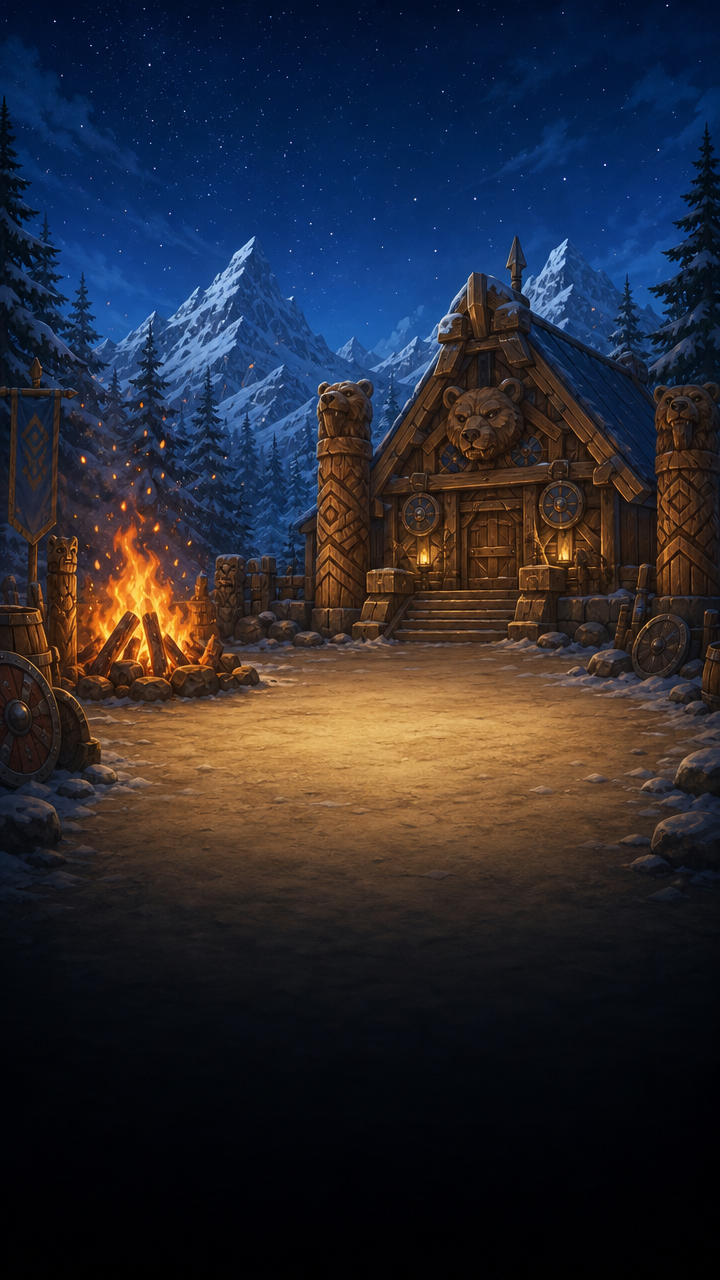
#> input picture art_sources/champions/barbarian.png, 720 x 1280 px, given in place of knight.png, which was not available
$ python build_champion_art.py
#> lines starting #> are read from the running program, lines starting #| are printed output that depends on the picture
#!/usr/bin/env python3
"""The champions' paintings (0.31.187, Kevin: "When clicking on a champion, make a customized window for them that pops up
that is themed around them ... Use art and effects that match each characters lore").

Sources: art_sources/champions/<hid>.png -- ElevenLabs gpt-image-2, 9:16 at 1K (720 x 1280), medium quality, the Market
banner (assets/ui/v2/art_shop.webp) as the style reference, one take each; flow "Fatebound champions 0.31.187";
prompts.json has each prompt. Each is the champion's own place, empty, with open ground a third to two thirds of the
way down for him to stand on and a dark, quiet bottom third for the window's text.

Writes, for each of the 18:
  assets/ui/champions/<hid>.webp        the window's backdrop, 720 x 1280
  assets/ui/champions/cards/<hid>.webp  the Locker card's crop: the scene round the open ground, 3:4, 180 x 240

  python3 tools/build_champion_art.py      (pillow)
"""
import os

from PIL import Image

GODOT = os.path.dirname(os.path.dirname(os.path.abspath(__file__)))
SRC = os.path.join(os.path.dirname(GODOT), "art_sources", "champions")
OUT = os.path.join(GODOT, "assets", "ui", "champions")
HEROES = ["knight", "barbarian", "rogue", "ranger", "mage", "priest", "crusader", "berserker", "assassin", "sniper",
          "archmage", "necromancer", "golem", "dragoon", "duelist", "stormcaller", "musketeer", "druid"]
CARD = (180, 240)


def main():
    os.makedirs(os.path.join(OUT, "cards"), exist_ok=True)
    for h in HEROES:
        im = Image.open(os.path.join(SRC, h + ".png")).convert("RGB")
#> im is the input picture: PIL image 720x1280 RGB; mean R, G, B 40.3, 41.2, 51
        if im.size != (720, 1280):
            im = im.resize((720, 1280), Image.LANCZOS)
        im.save(os.path.join(OUT, h + ".webp"), "WEBP", quality=84, method=6)
        # the card: 600 x 800 round the open ground (centred across, from 9 % down)
        top = int(1280 * 0.09)
        crop = im.crop((60, top, 660, top + 800)).resize(CARD, Image.LANCZOS)
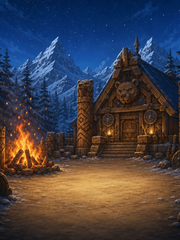
#> crop: PIL image 180x240 RGB; mean R, G, B 67.1, 63.9, 71.8
#> pass 3 of the loop in main, `for h in HEROES:`:
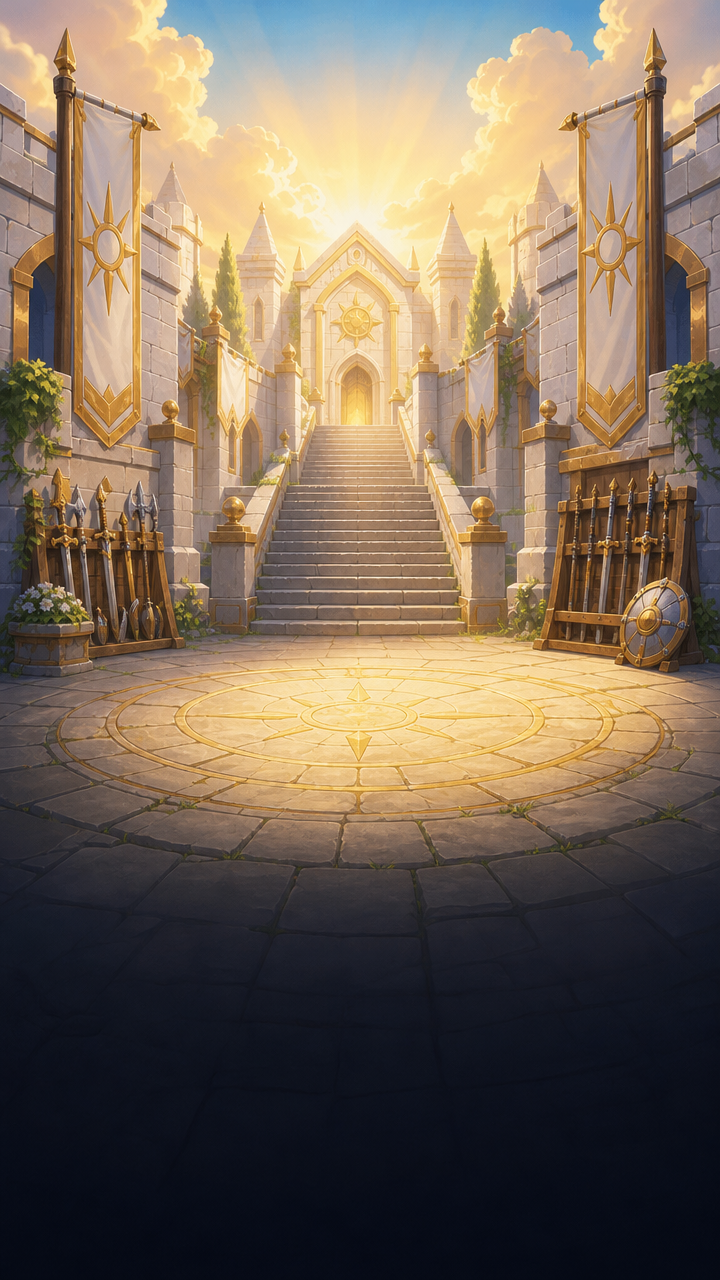
#> input picture art_sources/champions/crusader.png, 720 x 1280 px, given in place of rogue.png, which was not available
#> in main, im is the input picture: PIL image 720x1280 RGB; mean R, G, B 121.5, 105.5, 88.3
#> in main, `crop = im.crop((60, top, 660, top + 800)).resize(CARD, Image.LANCZOS)`:
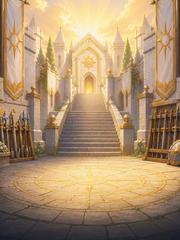
#> crop: PIL image 180x240 RGB; mean R, G, B 174, 145, 109.9
#> the loop made 5 passes; the first 3 are shown
        crop.save(os.path.join(OUT, "cards", h + ".webp"), "WEBP", quality=86, method=6)
        print(h, os.path.getsize(os.path.join(OUT, h + ".webp")), os.path.getsize(os.path.join(OUT, "cards", h + ".webp")))


if __name__ == "__main__":
#> (the run stopped early here; a loop or call above may not have finished)
